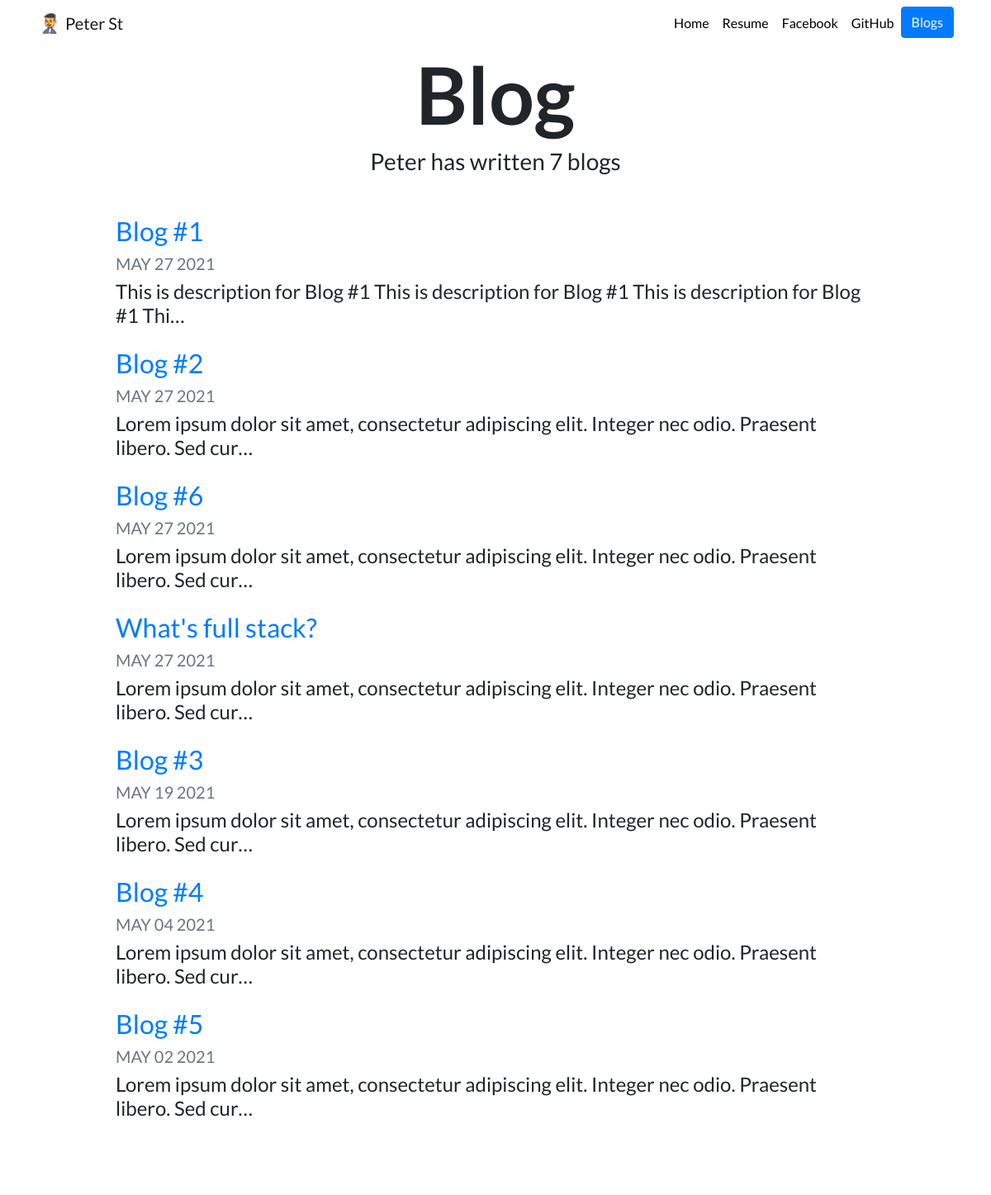
The page /blog/ (upper part) on the database as committed earlier.
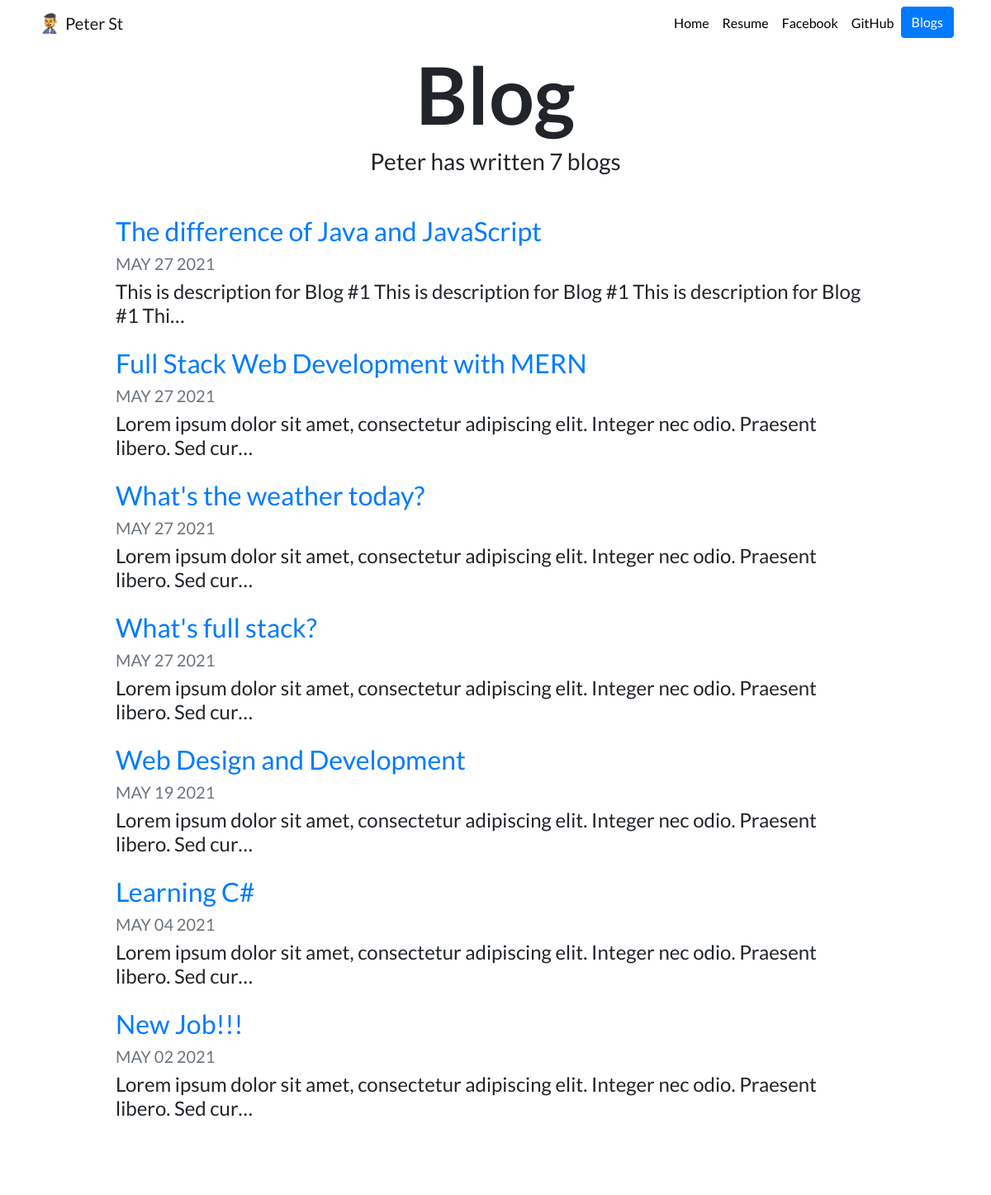
The same page on the database as committed later.
### blog/models.py (models this page shows, shortened)
class Blog(models.Model):
    title = models.CharField(max_length=200)
    description = models.TextField()
    date = models.DateField()

### blog/views.py (the view)
# urls.py: path('', views.blogs, name='blogs'),
def blogs(request):
    blogs = Blog.objects.order_by('-date')
    return render(request, 'blog/blogs.html', {'blogs':blogs})

### blog/templates/blog/blogs.html
{% extends "portfolio/base.html" %}
{% load static %}
{% block content %}
<h1 id="blogtitle" class="font-weight-bold text-center">Blog</h1>
<h3 class="text-center mb-5">Peter has written {{ blogs.count }} blog{{ blogs.count|pluralize }}</h3>
{% for blog in blogs %}
<div class="row justify-content-center my-3">
  <div class="col-md-10">
    <a href="{% url 'blog:detail' blog.id %}">
      <h2>{{ blog.title }}</h2>
    </a>
    <h5 class="text-muted">{{ blog.date|date:'M d Y'|upper }}</h5>
    <h4>{{ blog.description|striptags|truncatechars:100 }}</h4>
  </div>
</div>
{% endfor %}
{% endblock %}

Rows that differ between the two databases and show on the page:
changed Blog: title "Blog #1" → "The difference of Java and JavaScript"
changed Blog: title "Blog #2" → "Full Stack Web Development with MERN"
changed Blog: title "Blog #6" → "What's the weather today?"
changed Blog: title "Blog #3" → "Web Design and Development"
changed Blog: title "Blog #4" → "Learning C#"
changed Blog: title "Blog #5" → "New Job!!!"
